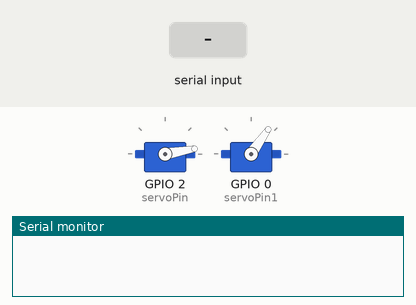
This sketch was run on a simulated ESP8266 (NodeMCU). Parts: 2 × servo, the last lines printed to the serial monitor. Inputs (shaded band) come from the test bench.

Above: at 1.2 s.
1.3 s: "e" received over Serial
At 2.1 s:
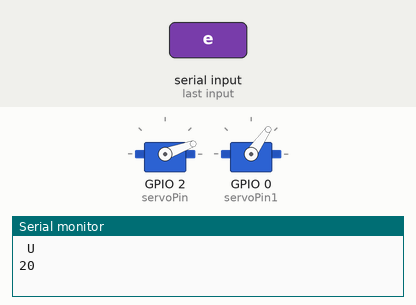
2.8 s: "d" received over Serial
At 3.3 s:
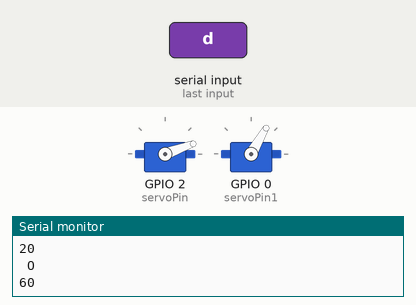
4.3 s: "c" received over Serial
At 5.6 s:
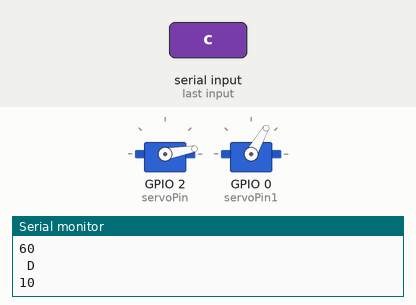
Timing chart, 0 to 7.3 s (numbered marks = the images above; inputs shaded):
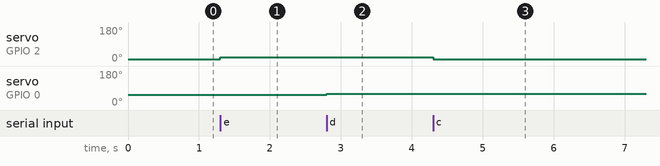

Measured:
- after the input at 1.3 s, servo on GPIO 2 (servoPin): 10° → 20° at once
- after the input at 2.8 s, servo on GPIO 0 (servoPin1): 55° → 60° at once
- after the input at 4.3 s, servo on GPIO 2 (servoPin): 20° → 10° at once

The sketch:

mega_project_esp.ino
```cpp
#include <ESP8266WiFi.h>
#include <ESP8266WebServer.h>
#include <Servo.h>
const char *ssid = "Robotic_Arm"; // SSID of the ESP-01 in SoftAP mode
const char *password = "Group#23"; // Password for the SoftAP mode
ESP8266WebServer server(80);
Servo myServo;
const int servoPin = 2; // D4
int servo_index = 0;
int servo_values[] = {10, 20, 35, 45, 55, 60, 75, 80, 95, 110, 120, 130, 145, 150};
int servo_values_count = sizeof(servo_values) / sizeof(servo_values[0]);
Servo myServo1;
const int servoPin1 = 0; // D3
int servo_index1 = 0;
int servo_values1[] = {55, 60, 65, 70, 75, 80, 95, 110, 120, 130, 145, 165, 175};
int servo_values1_count = sizeof(servo_values1) / sizeof(servo_values1[0]);
void setup() {
  Serial.begin(9600);
  delay(10);
  WiFi.softAP(ssid, password);
  server.on("/receive", HTTP_POST, handleReceive);
  server.begin();
  myServo.attach(servoPin);
  myServo.write(servo_values[servo_index]);
  myServo1.attach(servoPin1);
  myServo1.write(servo_values1[servo_index1]);
}

void loop() {
  server.handleClient();
  if (Serial.available() > 0) {
    char receivedCommand = Serial.read();
    // Serial.println(receivedCommand);
    if (receivedCommand == 'e') {
      Serial.println(" U");
      servo_up();
    }
    if (receivedCommand == 'c') {
      Serial.println(" D");
      servo_down();
    }
    if (receivedCommand == 'd') {
      Serial.println(" O");
      servo_open();
    }
    if (receivedCommand == 'p') {
      Serial.println(" B");
      servo_close();
    }
  }
}

void handleReceive() {
  if (server.hasArg("content")) {
    String content = server.arg("content");
    Serial.println(content);
  } else {
    Serial.println("NULL");
  }
  server.send(200, "text/plain", "Content received successfully.");
}

void servo_up() {
  if (servo_index < servo_values_count - 1) {
    servo_index++;
    servo_write(servo_values[servo_index]);
  } else {
    Serial.println("U L R");
  }
}

void servo_down() {
  if (servo_index > 0) {
    servo_index--;
    servo_write(servo_values[servo_index]);
  } else {
    Serial.println("L L R");
  }
}

void servo_write(int ang) {
  myServo.write(ang);
  Serial.println(ang);
}

void servo_open() {
  if (servo_index1 < servo_values1_count - 1) {
    servo_index1++;
    servo_write1(servo_values1[servo_index1]);
  } else {
    Serial.println("U L R");
  }
}

void servo_close() {
  if (servo_index1 > 0) {
    servo_index1--;
    servo_write1(servo_values1[servo_index1]);
  } else {
    Serial.println("L L R");
  }
}

void servo_write1(int ang) {
  myServo1.write(ang);
  Serial.println(ang);
}
```
